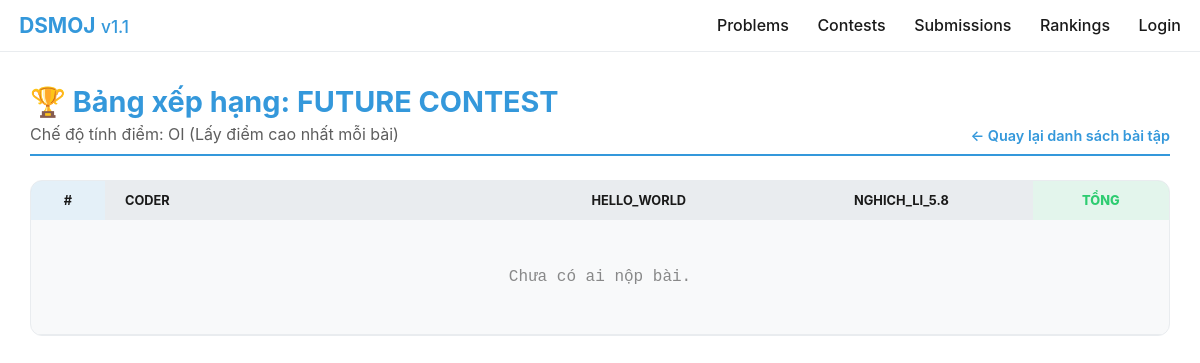
Screenshot of /contest/2/rankings/ with the database file from the repository.
### judge/models.py (models this page shows, shortened)
class Contest(models.Model):
    title = models.TextField()
    description = MarkdownxField()
    problem = models.ManyToManyField(Problem)
    start_time=models.DateTimeField()
    end_time = models.DateTimeField()
    group = models.ForeignKey(Group, on_delete=models.CASCADE, related_name='contests', null=True, blank=True)
    participants = models.ManyToManyField(User, related_name='contests_joined', blank=True)

class Problem(models.Model):
    title = models.CharField(max_length=200)
    description = MarkdownxField()
    time_limit = models.FloatField(default=1.0) # Giây
    memory_limit = models.IntegerField(default=256000) # KB
    test_cases = models.JSONField(null=True,blank=True)
    difficulty = models.IntegerField(default=800)
    problem_code = models.CharField(max_length=200, default="")
    categories = models.ManyToManyField(Category, related_name="problems")
    show_test = models.BooleanField(default=True)
    is_for_contest = models.BooleanField(default=False)

### judge/views.py (the view, shortened to what this page needs)
# urls.py: path('contest/<int:contest_id>/rankings/', views.contest_leaderboard),
def contest_leaderboard(request, contest_id):
    contest = get_object_or_404(
        Contest.objects.prefetch_related('problem', 'submission_set__user'),
        id=contest_id
    )
    problems = contest.problem.all()
    submissions = contest.submission_set.all().order_by('created_at')
    board_data = {}
    sorted_board = sorted(
        board_data.values(),
        key=lambda x: (-x['total_score'], x['last_update'])
    )
    return render(request, 'leaderboard.html', {
        'contest': contest,
        'problems': problems,
        'leaderboard': sorted_board
    })

### judge/context_processors.py (called while the page is built)
def contest_status(request):
    now = timezone.now()
    user = request.user
    active_contest = None
    if user.is_authenticated:
        active_contest = user.contests_joined.filter(
            start_time__lte=now,
            end_time__gte=now
        ).first()
    show_contest_mode = request.session.get('is_focused', True)
    return {
        'active_contest': active_contest,
        'show_contest_mode': show_contest_mode,
    }

### judge/templates/leaderboard.html (shortened to what this page needs)
{% load contest_extras %}
<!DOCTYPE html>
<html lang="vi">
<head>
</head>
<body>
    <div class="nav-wrapper">
        <nav>
            <div class="logo">
                <a href="/"><strong>DSMOJ</strong> <small>v1.1</small></a>
            </div>
            <div class="menu">
                <a href="/problems/">Problems</a>
                <a href="/contests/">Contests</a>
                <a href="/submissions/">Submissions</a>
                <a href="/rankings/">Rankings</a>
                {% if user.is_authenticated %}
                    <a href="/profile/{{user.username}}">{{ user.username }}</a>
                    {%if user.is_superuser %}
                    <a href="/admin/">Superuser Panel</a>
                    {%elif user.is_staff%}
                    <a href="/admin/">Admin Panel</a>
                    {%endif%}
                {% else %}
                    <a href="/login/">Login</a>
                {% endif %}
            </div>
        </nav>
    </div>
    <div class="container">
        <div class="header-box">
            <div>
                <h1>🏆 Bảng xếp hạng: {{ contest.title }}</h1>
                <p style="margin: 5px 0 0 0; opacity: 0.7;">Chế độ tính điểm: OI (Lấy điểm cao nhất mỗi bài)</p>
            </div>
            <a href="/contest/{{ contest.id }}/" class="btn-back">← Quay lại danh sách bài tập</a>
        </div>
        <div class="rank-table-wrapper">
            <table>
                <thead>
                    <tr>
                        <th class="col-rank">#</th>
                        <th class="col-user">Coder</th>
                        {% for p in problems %}
                            <th title="{{ p.title }}">{{ p.problem_code }}</th>
                        {% endfor %}
                        <th class="col-total">TỔNG</th>
                    </tr>
                </thead>
                <tbody>
                    {% for row in leaderboard %}
                    <tr>
                        <td class="col-rank">{{ forloop.counter }}</td>
                        <td class="col-user"><strong>{{ row.username }}</strong></td>
                        {% for p in problems %}
                            {% with score=row.scores|get_score:p.problem_code %}
                            <td class="{% if score >= 100 %}score-full{% elif score > 0 %}score-partial{% else %}score-zero{% endif %}">
                                {{ score|floatformat:1 }}
                            </td>
                            {% endwith %}
                        {% endfor %}
                        <td class="col-total">{{ row.total_score|floatformat:1 }}</td>
                    </tr>
                    {% empty %}
                    <tr>
                        <td colspan="{{ problems|length|add:3 }}" style="padding: 3rem; opacity: 0.5;">
                            Chưa có ai nộp bài.
                        </td>
                    </tr>
                    {% endfor %}
                </tbody>
            </table>
        </div>
    </div>
</body>
</html>

### judge/templates/leaderboard.html (style rules this page uses)
:root { --bg: #ffffff; --text: #1a1a1a; --primary: #3498db; --success: #2ecc71; --error: #e74c3c; --gray-light: #f8f9fa; --gray-medium: #e9ecef; }
body { font-family: 'Inter', system-ui, sans-serif; background-color: var(--bg); color: var(--text); margin: 0; }
.nav-wrapper { width: 100%; background: var(--bg); border-bottom: 1px solid var(--gray-medium); position: sticky; top: 0; z-index: 1100; }
nav { margin: 0 auto; padding: 0.8rem 1.2rem; display: flex; justify-content: space-between; align-items: center; }
nav a { color: var(--text); text-decoration: none; font-weight: 500; margin-left: 1.5rem; }
.logo a { margin-left: 0; color: var(--primary) !important; font-size: 1.3rem; }
.container { width: 95%; max-width: 1400px; margin: 2rem auto; padding: 0 1rem; }
.header-box { display: flex; justify-content: space-between; align-items: flex-end; margin-bottom: 1.5rem; border-bottom: 2px solid var(--primary); padding-bottom: 10px; }
.header-box h1 { margin: 0; color: var(--primary); font-size: 1.8rem; }
.rank-table-wrapper { background: var(--gray-light); border-radius: 12px; border: 1px solid var(--gray-medium); overflow-x: auto; }
table { width: 100%; border-collapse: collapse; }
th { background: var(--gray-medium); padding: 12px; text-align: center; font-size: 0.8rem; text-transform: uppercase; color: var(--text); }
td { padding: 12px; border-bottom: 1px solid var(--gray-medium); text-align: center; font-family: 'Fira Code', monospace; }
.col-rank { width: 50px; font-weight: bold; background: rgba(52, 152, 219, 0.1); }
.col-user { text-align: left; min-width: 150px; font-family: 'Inter', sans-serif; padding-left: 20px; }
.col-total { font-weight: 800; color: var(--success); background: rgba(46, 204, 113, 0.1); }
.btn-back { text-decoration: none; font-size: 0.9rem; color: var(--primary); font-weight: 600; }

### rows the page displays
Contest: title "FUTURE CONTEST"
Problem: problem_code "HELLO_WORLD"
Problem: problem_code "NGHICH_LI_5.8"
